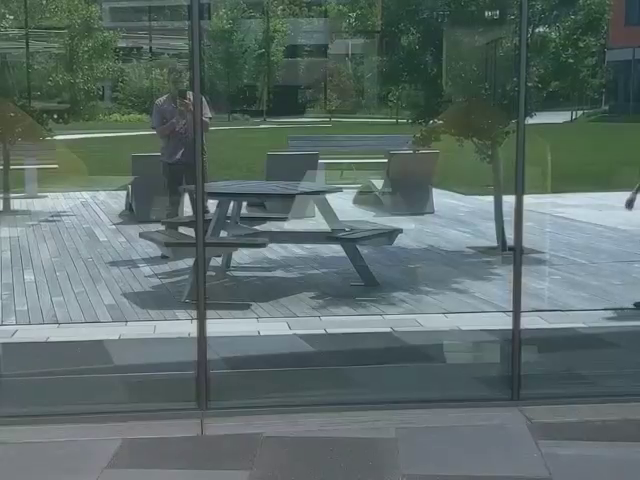
#> input picture frame 11 of livedata.mp4, 640 x 480 px
$ python detectHuman.py
#> lines starting #> are read from the running program, lines starting #| are printed output that depends on the picture
#> further down, image is the input picture: shape (480, 640, 3); mean B, G, R 105.8, 108.4, 92.7
### hogClass.py
import cv2

class hogObject:
    detector = cv2.HOGDescriptor()
    def __init__(self):
        self.detector.setSVMDetector(cv2.HOGDescriptor_getDefaultPeopleDetector())


def getHogObject():
    return hogObject()

### detectHuman.py
import time
# import imutils
import numpy as np
import cv2
import hogClass

def detectHumanFromFrame(image):

    hog = hogClass.hogObject()

    image = np.asarray(image)
    # image = imutils.resize(image, width=min(400, image.shape[1]))
    ratio = image.shape[0] / image.shape[1]
#> ratio = 0.75
    new_height = int(400 * ratio)
#> new_height = 300
    image = cv2.resize(image, (400,new_height))
#> image: shape (300, 400, 3)

    # Detecting all the regions in the Image that has a pedestrians inside it
    (regions, _) = hog.detector.detectMultiScale(
        image, winStride=(4, 4), padding=(4, 4), scale=1.05)
#> regions = [[77, 25, 73, 145]]

    # Drawing the regions in the image
    for (x, y, w, h) in regions:
        cv2.rectangle(image, (x, y), (x + w, y + h), (0, 0, 255), 2)
#> this loop made 1 pass
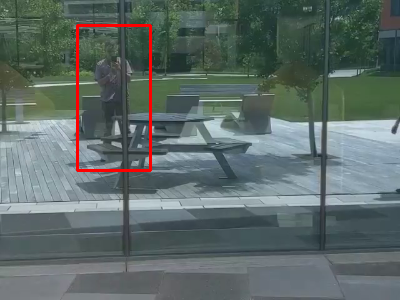
#> image: shape (300, 400, 3); mean B, G, R 104.2, 106.9, 93.9

    return  image


if __name__ == "__main__":

    cap = cv2.VideoCapture('livedata.mp4')
    ret, image = cap.read()

    t_end = time.time() + 10
    while time.time() < t_end:
        # Reading the video stream
        ret, image = cap.read()
        if ret:
            image = detectHumanFromFrame(image)
            cv2.imshow("Image", image)
            cv2.waitKey(5)
            if cv2.waitKey(5) & 0xFF == ord('q'):
#> (key q is pressed here)
                exit()
#> (the program exits here)

$ run again, starting later in the video
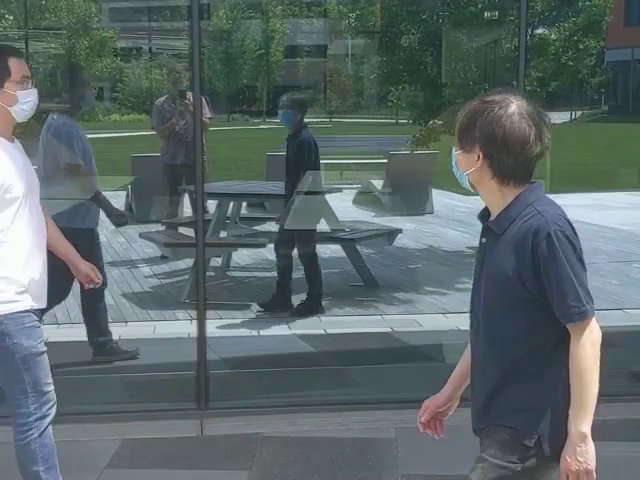
#> input picture frame 53 of livedata.mp4, 640 x 480 px
#> image is the input picture: shape (480, 640, 3); mean B, G, R 105.4, 104.8, 91.9
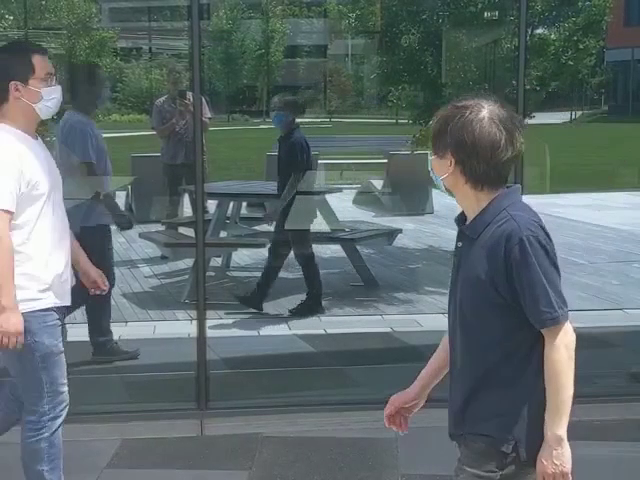
#> input picture frame 54 of livedata.mp4, 640 x 480 px
#> image is the input picture: shape (480, 640, 3); mean B, G, R 107.2, 106.2, 94.3
#> regions = [[81, 30, 69, 137], [0, 13, 111, 232]]
#> the loop in detectHumanFromFrame, `for (x, y, w, h) in regions:` made 2 passes
#> after the loop in detectHumanFromFrame, `for (x, y, w, h) in regions:`:
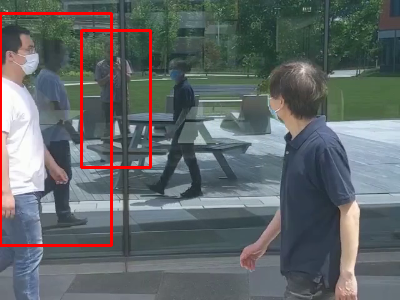
#> image: shape (300, 400, 3); mean B, G, R 104.4, 103.3, 98.2

$ run again, starting later in the video
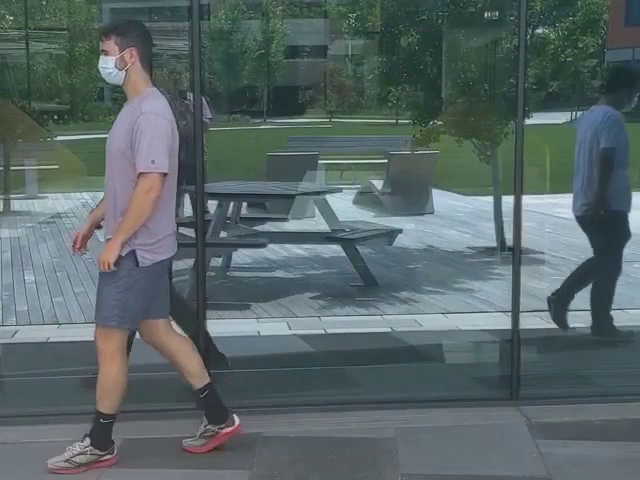
#> input picture frame 94 of livedata.mp4, 640 x 480 px
#> image is the input picture: shape (480, 640, 3); mean B, G, R 103.3, 102.2, 88.3
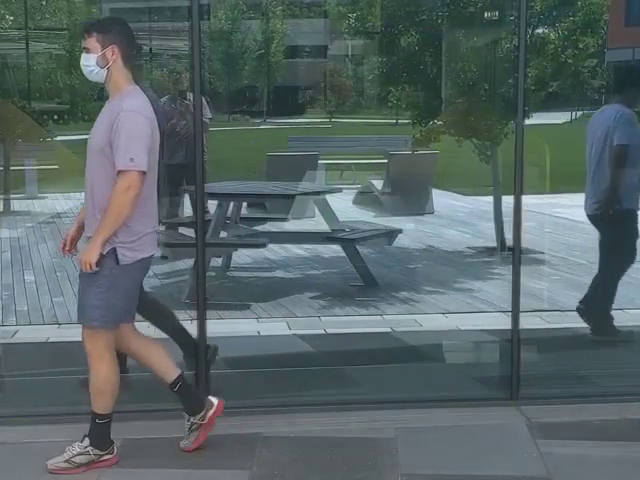
#> input picture frame 95 of livedata.mp4, 640 x 480 px
#> image is the input picture: shape (480, 640, 3); mean B, G, R 103, 101.8, 87.9
#> regions = [[49, 89, 68, 135], [26, 127, 77, 154], [76, 24, 75, 150], [41, 23, 82, 164]]
#> the loop in detectHumanFromFrame, `for (x, y, w, h) in regions:` made 4 passes
#> after the loop in detectHumanFromFrame, `for (x, y, w, h) in regions:`:
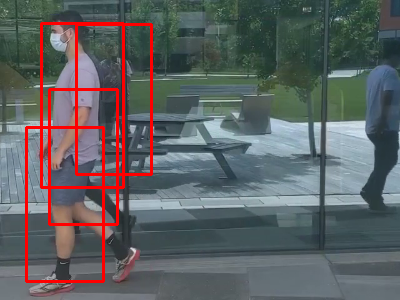
#> image: shape (300, 400, 3); mean B, G, R 98.2, 97.1, 94.6
